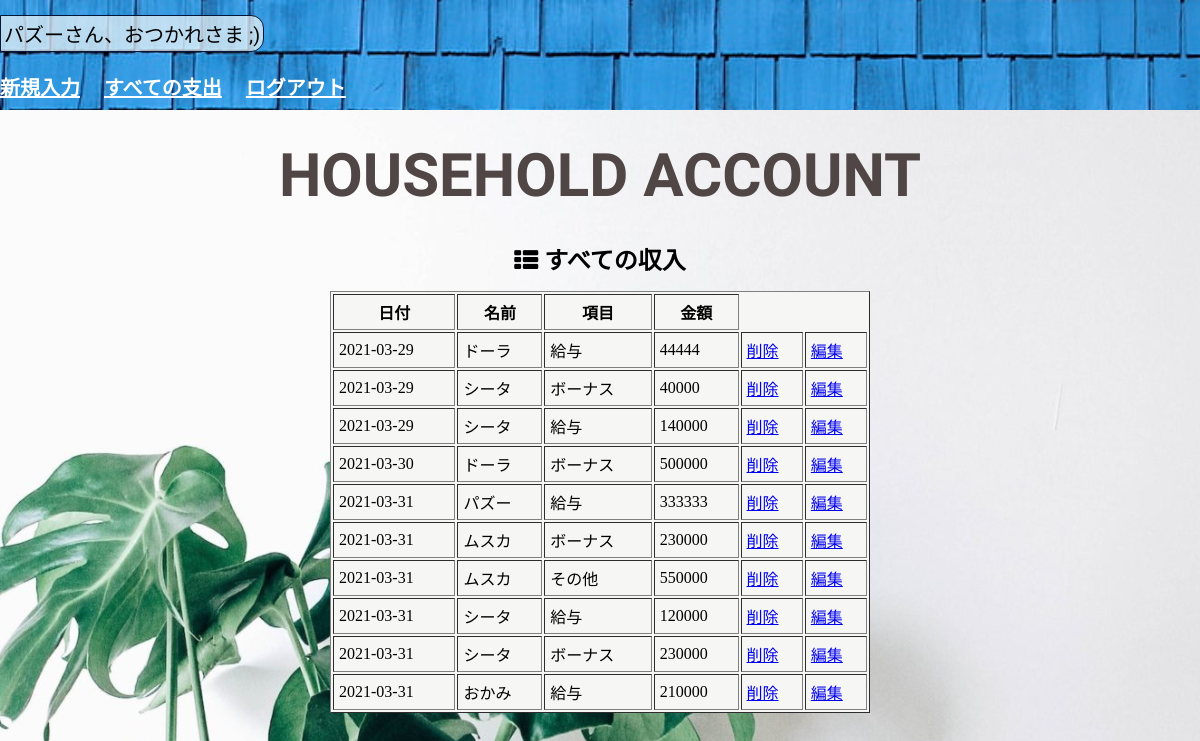
The page /incomes.php (signed in) on the database its author committed.
### tables this page shows
CREATE TABLE `money_table` (
  `id` int(12) NOT NULL,
  `name` varchar(30) NOT NULL,
  `balance` varchar(5) NOT NULL,
  `item` varchar(30) NOT NULL,
  `howmuch` int(8) NOT NULL,
  `indate` date NOT NULL
);

### incomes.php (the view, shortened to what this page needs)
<?php
$name = $_SESSION["name"];
try {
    $pdo = new PDO('mysql:dbname=hha_db;charset=utf8;host=localhost','root','root');
    } catch (PDOException $e) {
      exit('データベースに接続できませんでした。'.$e->getMessage());
    }
$stmt = $pdo->prepare("SELECT * FROM money_table WHERE balance = '収入'");
$status = $stmt->execute();
$view="";
if($status == false) {
    $error = $stmt->errorInfo();
    exit("ErrorQuery:".$error[2]);
}else{
    while($result = $stmt->fetch(PDO::FETCH_ASSOC)) {
        $view .= "<tr>".
        "<td>".$result['indate']."</td>".
        "<td>".$result['name']."</td>".
        "<td>".$result['item']."</td>".
        "<td>".$result['howmuch']."</td>".
        "<td>"."<a class='btn_dlt' href=in_delete.php?id=" . $result['id'] . ">削除</a>"."</td>".
        "<td>"."<a href=update_form.php?id=" . $result['id'] . ">編集</a>"."</td>".
        "</tr>";
    }
}
?>
<!DOCTYPE html>
<html lang="ja">
<head>
    <link rel="stylesheet" href="style.css">
    <link rel="stylesheet" href="https://maxcdn.bootstrapcdn.com/font-awesome/4.4.0/css/font-awesome.min.css">
</head>
<body>
<header>
    <p><?= $name ?>さん、おつかれさま ;)</p>
    <nav>
        <a href="index.php">新規入力</a>
        <a href="expenses.php">すべての支出</a>
        <a href="logout.php">ログアウト</a>
    </nav>
</header>
<div class="theme">
    <h1>HOUSEHOLD ACCOUNT</h1>
</div>
<div class="theme2">
    <h2><i class="fa fa-th-list "></i> すべての収入</h2>
</div>
<div clas="table in">
    <table border="1">
        <thead>
            <tr>
                <th>日付</th>
                <th>名前</th>
                <th>項目</th>
                <th>金額</th>
            </tr>
        </thead>
        <tbody>
            <?= $view ?>
        </tbody>
    </table>
</div>
</body>
</html>

### style.css (style rules this page uses)
body { background-image: url(./img/white_wall.jpg); background-size: cover; margin: 0 0 8px; }
p, .theme2, label, nav a { font-family: 'Kosugi Maru', sans-serif; }
header { height: 110px; width: -webkit-fill-available; background-image: url(./img/blue.jpg); background-size: cover; }
p { margin-top: 15px; font-size: 20px; background-color: #fdfdfaab; display: inline-block; border: rgb(4 22 57) 1px solid; border-radius: 0 13px 13px 0; padding: 3px; }
nav a { color: #fff; margin-right: 20px; font-weight: bold; font-size: 20px; }
h1 { font-family: 'New Tegomin', serif; font-size: 60px; margin: 30px auto; text-align: center; color: #504646; }
.theme2 { text-align: center; margin-bottom: 15px; }
.theme2 h2 { margin-bottom: 0; }
table { width: 45%; margin: 0 auto 70px; background-color: #f6f7f4; }
table th, table td { padding: 5px; }

### rows shown on the page
money_table: indate "2021-03-29", name "ドーラ", item "給与", howmuch "44444"
money_table: indate "2021-03-29", name "シータ", item "ボーナス", howmuch "40000"
money_table: indate "2021-03-29", name "シータ", item "給与", howmuch "140000"
money_table: indate "2021-03-30", name "ドーラ", item "ボーナス", howmuch "500000"
money_table: indate "2021-03-31", name "パズー", item "給与", howmuch "333333"
money_table: indate "2021-03-31", name "ムスカ", item "ボーナス", howmuch "230000"
money_table: indate "2021-03-31", name "ムスカ", item "その他", howmuch "550000"
money_table: indate "2021-03-31", name "シータ", item "給与", howmuch "120000"
money_table: indate "2021-03-31", name "シータ", item "ボーナス", howmuch "230000"
money_table: indate "2021-03-31", name "おかみ", item "給与", howmuch "210000"

### other values the page prints
$name "パズー"
